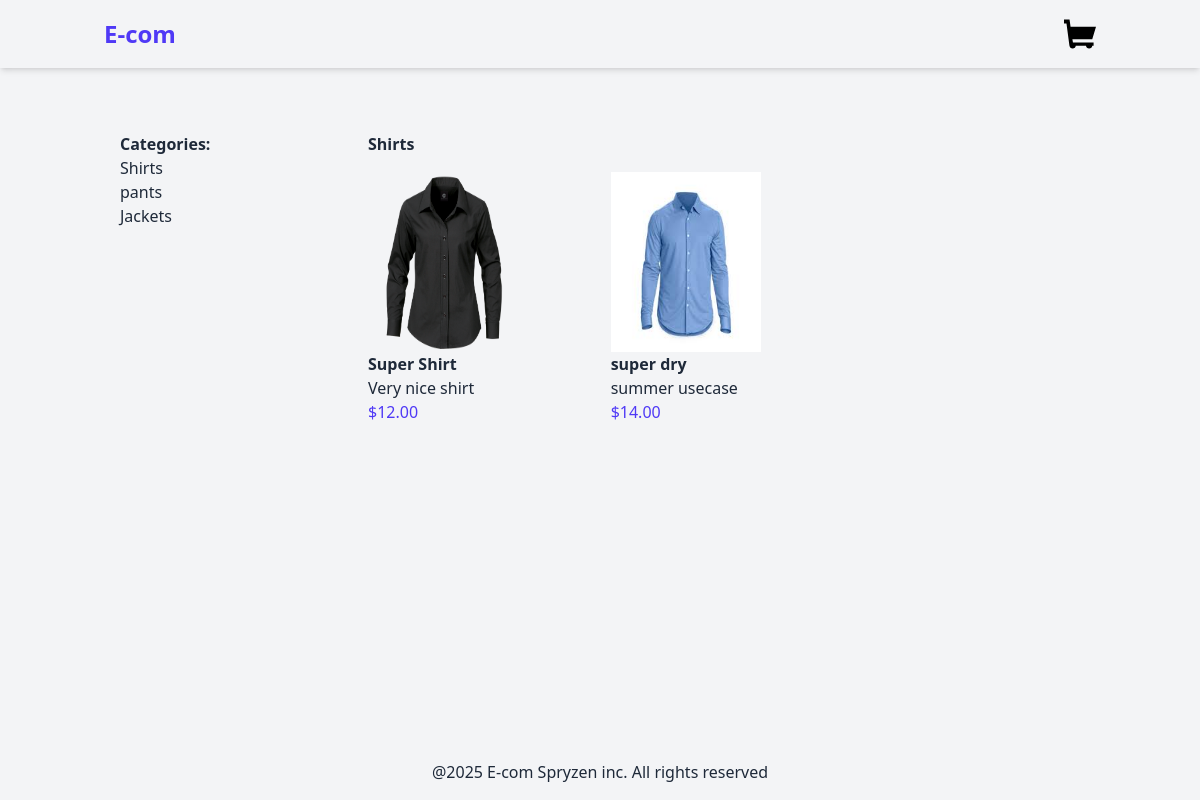
Page /shirts/ on the committed database.
### products/models.py (models this page shows, shortened)
class Category(models.Model):
    name = models.CharField(max_length=250)
    slug = models.SlugField(unique=True)
    class Meta:
        verbose_name_plural="categories"

class Product(models.Model):
    category = models.ForeignKey(Category,related_name='products',on_delete=models.CASCADE)
    name = models.CharField(max_length=250)
    slug = models.SlugField(max_length=250)
    description = models.TextField(blank=True)
    price = models.DecimalField(max_digits=10,decimal_places=2)
    available = models.BooleanField(default=True)
    created = models.DateTimeField(auto_now_add=True)
    updated = models.DateTimeField(auto_now=True)
    image = models.ImageField(upload_to='products',blank=True,null=True)

### products/views.py (the view)
# urls.py: path('', views.product_list, name='product_list'),
def product_list(request, category_slug=None):
    category = None
    products = Product.objects.filter(available=True)
    categories = Category.objects.all()
    if category_slug:
        category = get_object_or_404(Category, slug=category_slug)
        products = products.filter(category=category)
    return render(request, 'products/product/list.html', {
        'category':category,
        'products':products,
        'categories':categories,
    })

### products/templates/products/product/list.html (shortened to what this page needs)
{% extends "base.html" %}
{% block content %}
<div class="container mx-auto p-4 flex">
    <aside class="w-1/4 p-4">
        <h2 class="font-bold">Categories:</h2>
        <ul>
            {% for category in categories %}
            <li>
                <a href="{% url 'products:product_list_by_category' category.slug %}">{{category.name}}</a>
            </li>
            {% endfor %}
        </ul>
    </aside>
    <main class="w-3/4 p-4">
        {% if category %}
        <h2 class="font-bold mb-4">{{category.name}}</h2>
        {% else %}
        <h2 class="font-bold mb-4">All Products:</h2>
        {% endif %}
        <div class="grid grid-cols-3 gap-4">
            {% for product in products %}
            <a href="{% url 'products:product_detail' product.id product.slug %}">
            <div>
                {% if product.image %}
                <img src="{{product.image.url}}" alt={{product.name}} style="width: 150px; height: 180px;" >
                {% else %}
                <p>The image is not available</p>
                {% endif %}
                <h3 class="font-semibold">{{product.name}}</h3>
                <p>{{product.description}}</p>
                <p class="text-indigo-600">${{product.price}}</p>
            </div>
        </a>
            {% endfor %}
        </div>
    </main>
</div>
{% endblock %}

### rows in the picture
Category: name "Shirts"
Category: name "pants"
Category: name "Jackets"
Product: image (picture), name "Super Shirt", description "Very nice shirt", price "12.00"
Product: image (picture), name "super dry", description "summer usecase", price "14.00"
